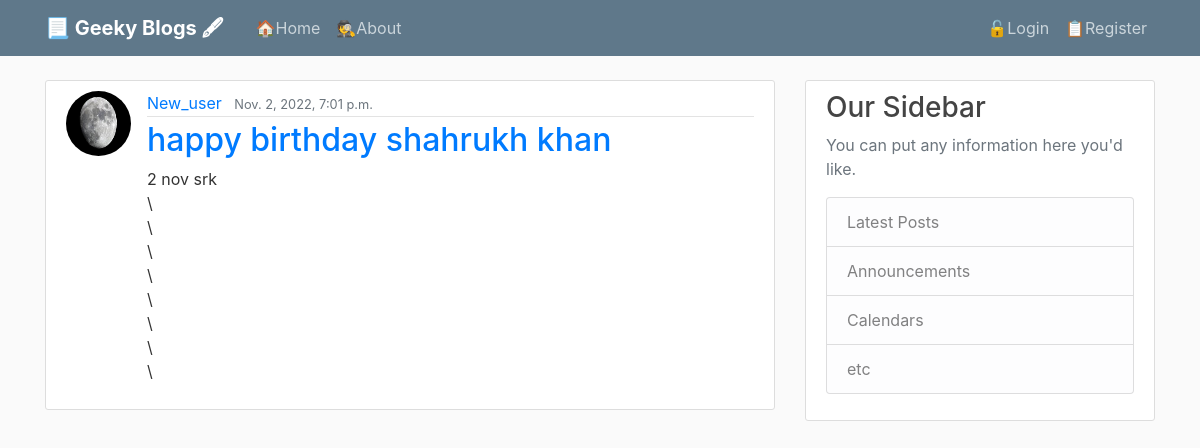
Screenshot of /post/15/ with the database file from the repository.
### blog/models.py (models this page shows, shortened)
class Post(models.Model):
	Tittle = models.CharField( max_length = 100 )
	Content = models.TextField()
	Date_posted = models.DateTimeField( default = timezone.now )
	Author = models.ForeignKey( User, on_delete = models.CASCADE )

### users/models.py (models this page shows, shortened)
class Profile(models.Model):
	user = models.OneToOneField(User, on_delete=models.CASCADE)
	image = models.ImageField(default='default.jpg', upload_to='progile_pics')

### blog/views.py (the view)
# urls.py: path('post/<int:pk>/', PostDetailView.as_view(), name='post-detail'),
class PostDetailView(DetailView):
	model = Post

### blog/Templates/blog/post_detail.html (shortened to what this page needs)
{% extends "blog/base.html" %}
{% block content %}
	<article class="media content-section">
		<img class = "rounded-circle article-img" src="{{ object.Author.profile.image.url }}">
	  <div class="media-body">
	    <div class="article-metadata">
	      <a class="mr-2" href="{% url 'user-posts' object.Author.username %}">{{ object.Author }}</a>
	      <small class="text-muted">{{ object.Date_posted }}</small>
	    </div>
	    <h2><a class="mr-2" href="#">{{ object.Tittle }}</a></h2>
	    <p class="article-content">{{ object.Content }}</p>
	  </div>
	</article>
{% endblock content %}

### blog/static/blog/main.css (style rules this page uses)
body { background: #fafafa; color: #333333; margin-top: 5rem; }
h1, h2, h3, h4, h5, h6 { color: #444444; }
.content-section { background: #ffffff; padding: 10px 20px; border: 1px solid #dddddd; border-radius: 3px; margin-bottom: 20px; }
.article-content { white-space: pre-line; }
.article-img { height: 65px; width: 65px; margin-right: 16px; }
.article-metadata { padding-bottom: 1px; margin-bottom: 4px; border-bottom: 1px solid #e3e3e3 }

### rows the page displays
Post: Author.profile.image (placeholder picture), Author "New_user", Date_posted "Nov. 2, 2022, 7:01 p.m.", Tittle "happy birthday shahrukh khan", Content "2 nov srk \\ \\ \\ \\ \\ \\ \\ \\"
